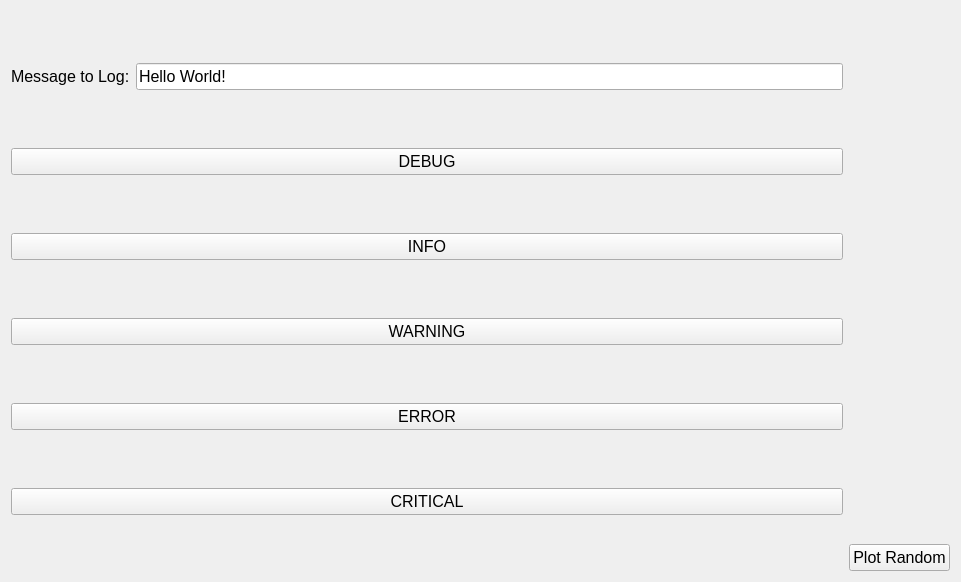
<?xml version="1.0" encoding="UTF-8"?>
<ui version="4.0">
 <class>example_widg</class>
 <widget class="QWidget" name="example_widg">
  <property name="geometry">
   <rect>
    <x>0</x>
    <y>0</y>
    <width>961</width>
    <height>582</height>
   </rect>
  </property>
  <property name="font">
   <font>
    <pointsize>12</pointsize>
   </font>
  </property>
  <property name="windowTitle">
   <string>Form</string>
  </property>
  <layout class="QHBoxLayout" name="horizontalLayout_2">
   <item>
    <layout class="QVBoxLayout" name="verticalLayout">
     <item>
      <layout class="QHBoxLayout" name="horizontalLayout">
       <item>
        <widget class="QLabel" name="label">
         <property name="text">
          <string>Message to Log:</string>
         </property>
        </widget>
       </item>
       <item>
        <widget class="QLineEdit" name="msg_input">
         <property name="text">
          <string>Hello World!</string>
         </property>
        </widget>
       </item>
      </layout>
     </item>
     <item>
      <widget class="QPushButton" name="debug_button">
       <property name="text">
        <string>DEBUG</string>
       </property>
      </widget>
     </item>
     <item>
      <widget class="QPushButton" name="info_button">
       <property name="text">
        <string>INFO</string>
       </property>
      </widget>
     </item>
     <item>
      <widget class="QPushButton" name="warning_button">
       <property name="text">
        <string>WARNING</string>
       </property>
      </widget>
     </item>
     <item>
      <widget class="QPushButton" name="error_button">
       <property name="text">
        <string>ERROR</string>
       </property>
      </widget>
     </item>
     <item>
      <widget class="QPushButton" name="critical_button">
       <property name="text">
        <string>CRITICAL</string>
       </property>
      </widget>
     </item>
    </layout>
   </item>
   <item>
    <layout class="QVBoxLayout" name="verticalLayout_2">
     <item>
      <widget class="QWidget" name="mpl_widg" native="true">
       <property name="sizePolicy">
        <sizepolicy hsizetype="Preferred" vsizetype="Preferred">
         <horstretch>0</horstretch>
         <verstretch>0</verstretch>
        </sizepolicy>
       </property>
      </widget>
     </item>
     <item>
      <widget class="QPushButton" name="plot_button">
       <property name="text">
        <string>Plot Random</string>
       </property>
      </widget>
     </item>
    </layout>
   </item>
  </layout>
 </widget>
 <resources/>
 <connections/>
</ui>
